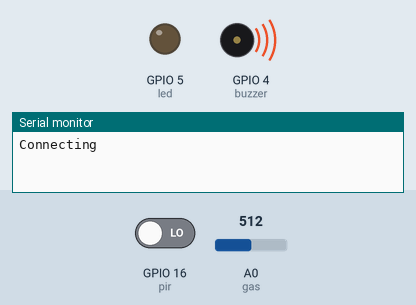
This sketch was run on a simulated ESP8266 (NodeMCU). On the bench: output pins drawn as LEDs (lit = HIGH), buzzer (waves = sounding, pin HIGH), the last lines printed to the serial monitor. The inputs (shaded band) are chosen by the test bench; at power-on: GPIO 16 (pir) LOW, A0 (gas) = 512. WiFi joins after 1.5 s; servers stay silent unless stated; web services answer with replies made up by the test bench.

Above: at 0.1 s.
At 2.5 s:
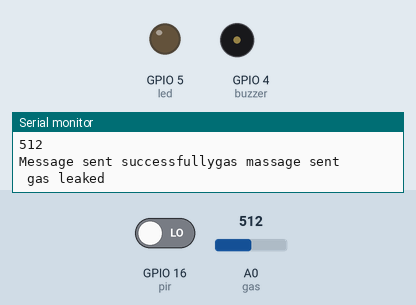
Timing chart, 0 to 4.0 s (numbered marks = the images above):
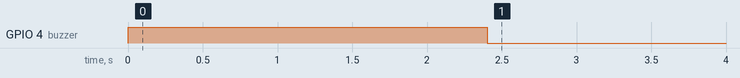

Measured:
- by itself, GPIO 4 (buzzer): HIGH → LOW at 2.4 s

The sketch:

gas+motion+mobile_notification.ino
```cpp
#include <ESP8266WiFi.h>
#include <ESP8266HTTPClient.h>
#include <WiFiClient.h>
#include <UrlEncode.h>

const char* ssid = "WI-FI";
const char* password = "11112222";

String phoneNumber = "your phone number";
String apiKey = "api code";


int pir = 16; //pir sensor
int motionvalue; //pir value
int gas = A0;
int gasvalue;
int led = 5;
int buzzer = 4;

void sendMessage(String message){

  // Data to send with HTTP POST
  String url = "http://api.callmebot.com/whatsapp.php?phone=" + phoneNumber + "&apikey=" + apiKey + "&text=" + urlEncode(message);
  WiFiClient client;
  HTTPClient http;
  http.begin(client, url);

  // Specify content-type header
  http.addHeader("Content-Type", "application/x-www-form-urlencoded");

  // Send HTTP POST request
  int httpResponseCode = http.POST(url);
  if (httpResponseCode == 200){
    Serial.print("Message sent successfully");
  }
  else{
    Serial.println("Error sending the message");
    Serial.print("HTTP response code: ");
    Serial.println(httpResponseCode);
  }

  // Free resources
  http.end();
}


void setup() {
   Serial.begin(115200); // start serial communication at 9600bps
 pinMode(led, OUTPUT);
 pinMode(buzzer, OUTPUT);
 digitalWrite(led, LOW);
 digitalWrite(buzzer, HIGH);

Serial.begin(115200);

  WiFi.begin(ssid, password);
  Serial.println("Connecting");
  while(WiFi.status() != WL_CONNECTED) {
    delay(500);
    Serial.print(".");
  }
  Serial.println("");
  Serial.print("Connected to WiFi network with IP Address: ");
  Serial.println(WiFi.localIP());

}

void loop() {
  //motion
  motionvalue = digitalRead(pir);
Serial.println(motionvalue);


if(motionvalue == 1){
   sendMessage("Someone is there in your room");
Serial.println("motion detected message send sucessfully");

Serial.println(" Motion detected ");


for(int i=1; i<=5; i++)
{
digitalWrite(led, HIGH);
delay(500);
digitalWrite(led, LOW);
delay(300);
digitalWrite(led, HIGH);
delay(500);
digitalWrite(led, LOW);
delay(300);
}
}
digitalWrite(led, LOW);


//gas
gasvalue = analogRead(gas);
Serial.println(gasvalue);
delay(600);

if(gasvalue > 150){
  sendMessage("Gas leaked and exjust fan is started");
Serial.println("gas massage sent");


delay(100);
}


while(gasvalue >150){
digitalWrite(buzzer, LOW);
Serial.println(" gas leaked ");
gasvalue = analogRead(gas);
delay(600);
}
digitalWrite(buzzer, HIGH);


 digitalWrite(13, LOW);
delay(300);
 digitalWrite(13, HIGH);
}
```
